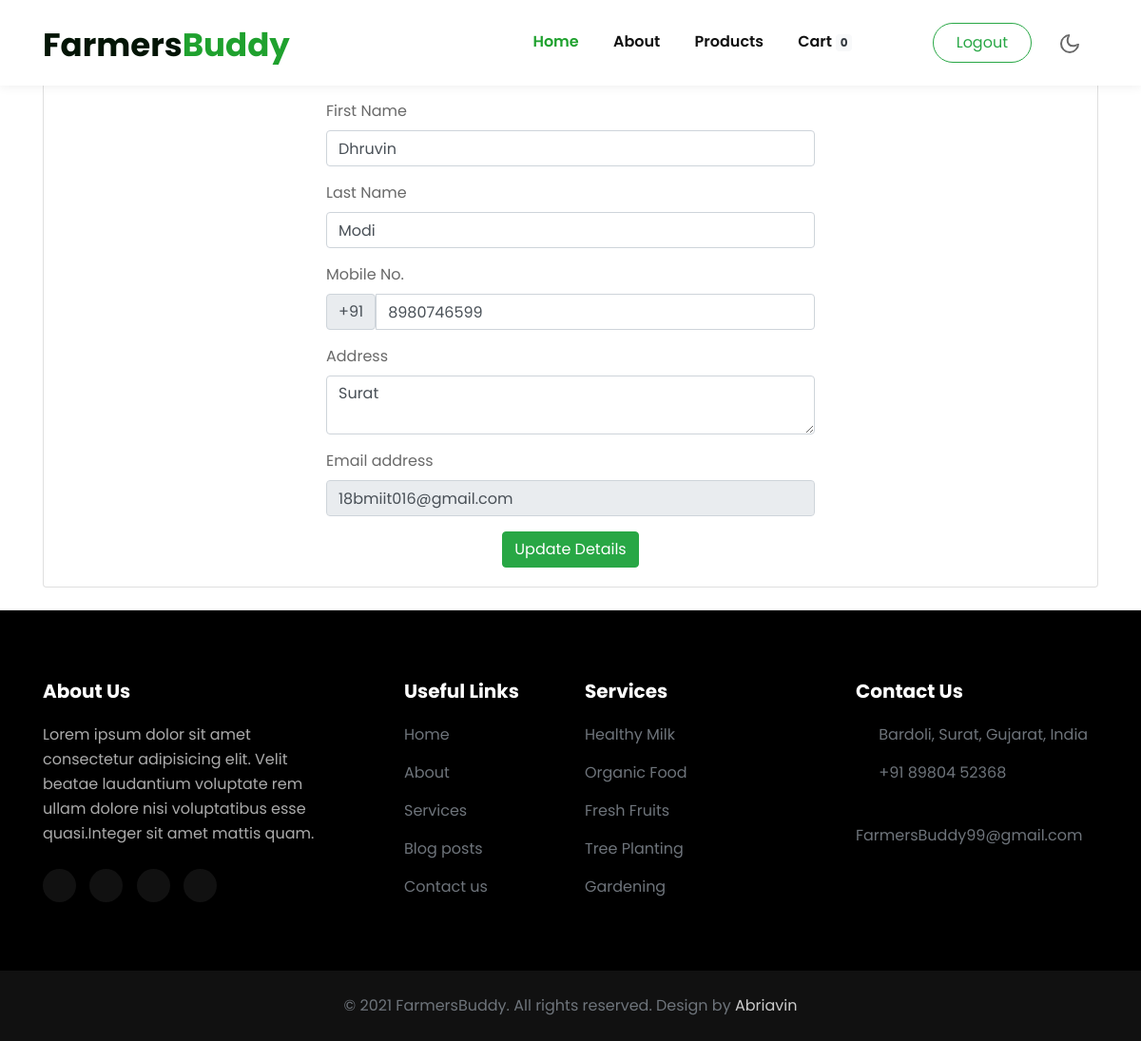
The app's page /FarmersBuddy/editprofile/ (signed in), older data.
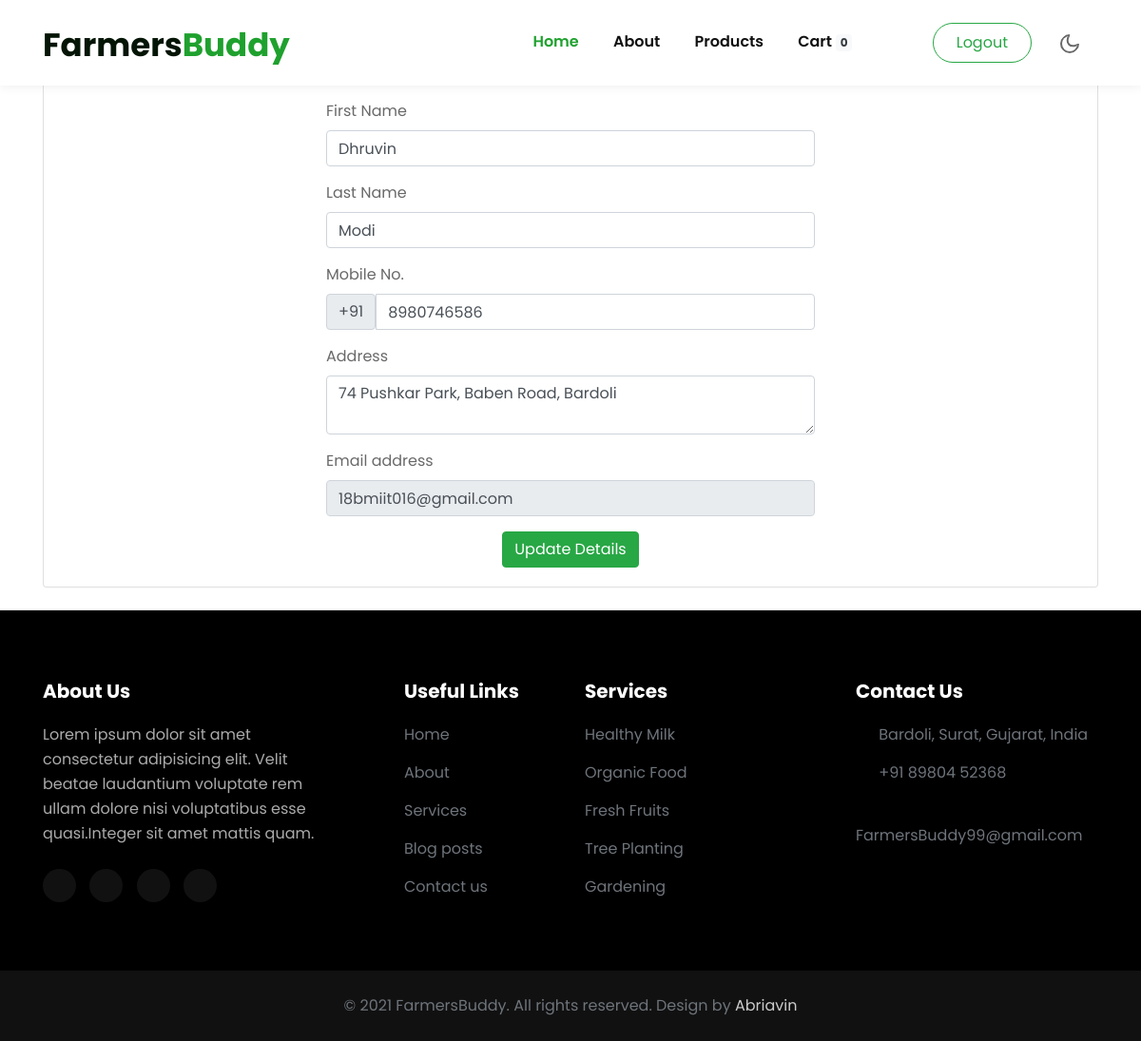
The same page, newer data.
### FarmersBuddy/models.py (models this page shows, shortened)
class Userx(models.Model):
    id = models.AutoField(primary_key=True)
    FirstName = models.CharField(max_length=20)
    LastName = models.CharField(max_length=20)
    Email = models.EmailField(max_length=50)
    Password = models.CharField(max_length=64)
    Mobile = models.CharField(max_length=10, validators=[RegexValidator(r'^\d{10}$')])
    Address1 = models.TextField(max_length=100, verbose_name="Address")
    Address2 = models.TextField(blank=True,max_length=100, verbose_name="Alternative Address")
    Type = models.CharField(max_length=1, default="c")
    Status = models.CharField(
        max_length = 1,
        choices = Status_Choice,
        default = '2'
        )

### FarmersBuddy/views.py (the view, shortened to what this page needs)
# urls.py: path('editprofile/', views.editprofile, name='editprofile'),
@never_cache
def editprofile(request):
    if "id" not in request.session:
        return redirect(index)
    user = Userx.objects.get(id=request.session["id"])
    params = {
        "user":user,
    }
    return render(request, "FarmersBuddy/Home/editprofile.html", params)

### templates/FarmersBuddy/Home/editprofile.html (shortened to what this page needs)
{% extends './base.html' %}
{% block body %}
<div class="container mb-4">
    <div class="card">
        <div class="card-body col-md-6 mx-auto">
            <form method="post"> {% csrf_token %}
                <div class="mb-3">
                    <label for="txtfname" class="form-label">First Name</label>
                    <input type="text" value="{{user.FirstName}}" class="form-control" id="txtfname" name="txtfname" required maxlength="20"
                    title="Only alphabets are allowed"
                    pattern="^[A-Za-z]{2,20}$"  placeholder="eg. John">
                  </div>
                  <div class="mb-3">
                    <label for="txtlname" class="form-label">Last Name</label>
                    <input type="text" value="{{user.LastName}}" class="form-control" id="txtlname" name="txtlname" required maxlength="20"
                    title="Only alphabets are allowed"
                    pattern="^[A-Za-z]{2,20}$"  placeholder="eg. Wick">
                  </div>
                  <div class="mb-3">
                    <label for="txtmobile" class="form-label">Mobile No.</label>
                    <div class="input-group">
                    <div class="input-group-text">+91</div>
                    <input type="text" value="{{user.Mobile}}" class="form-control" id="txtmobile" name="txtmobile" required maxlength="10"
                    title="Mobile number must contain 10 digits only and must start with (6 to 9)"
                    pattern="^[6-9]\d{9}$"  placeholder="Enter your mobile number">
                    </div>
                  </div>
                  <div class="mb-3">
                    <label for="txtaddress" class="form-label">Address</label>
                    <textarea type="text" class="form-control" id="txtaddress" name="txtaddress" required maxlength="300"
                    pattern="^[0-9A-Za-z/,]+$"  placeholder="Enter your address here">{{user.Address1}}</textarea>
                  </div>
                  <div class="mb-3">
                    <label for="txtemail" class="form-label">Email address</label>
                    <input type="email" class="form-control" id="txtemail" name="txtemail" required disabled
                    title="characters must followed by an @ sign, followed by more characters, and then a '.'"
                    pattern="[a-z0-9._%+-]+@[a-z0-9.-]+\.[a-z]{2,}$" placeholder="Enter your email here"
                    value="{{user.Email}}">
                  </div>
                  <div class="text-center">
                      <button class="btn btn-success" type="submit">Update Details</button>
                  </div>
            </form>
        </div>
    </div>
</div>
{% endblock  %}

Row changes from the older to the newer data that the page shows:
changed Userx "Dhruvin": txtmobile "8980746599" → "8980746586"; txtaddress "Surat" → "74 Pushkar Park, Baben Road, Bardoli"
